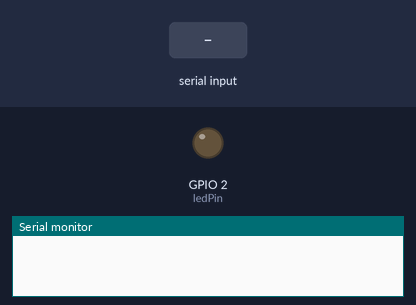
A sketch run on a simulated ESP32. Shown: output pins drawn as LEDs (lit = HIGH), the last lines printed to the serial monitor. The test bench sets the inputs (shaded band). Nothing arrives over Bluetooth unless stated.

Above: at 1.2 s.
1.3 s: "1\n" received over the second serial link
At 2.1 s:
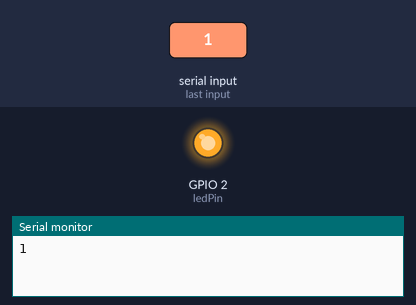
Timing chart, 0 to 4.3 s (numbered marks = the images above; inputs shaded):
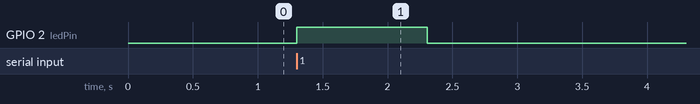

The sketch:

parseInt.ino
```cpp
#include <BluetoothSerial.h>
#include <Wire.h>

const int ledPin = 2;
BluetoothSerial SerialBT;

void setup() {
  Serial.begin(115200);
  SerialBT.begin("ESP32_curso");
  pinMode (ledPin, OUTPUT);
}

void loop() {
  int dado;
  while (SerialBT.available() > 0){
    dado = SerialBT.parseInt();
    Serial.println(dado);
    if (dado == 1) {
      digitalWrite (ledPin, HIGH);
      SerialBT.print(String("28qwertyuiopasdfghjklzxcvbnm,qwertyuioasdfghjklzxcv*bnm1234567890zxcvbnmasdfghjklqwertyuiopSileide"));
    }else if (dado == 0) {
      digitalWrite (ledPin, LOW);
      SerialBT.print(String("curso"));
    }
  }
}
```

Measured:
- after the input at 1.3 s, GPIO 2 (ledPin): LOW → HIGH at once, → LOW 1.0 s later
